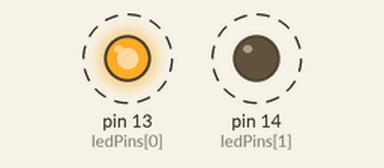
A sketch run on a simulated Arduino Uno, built with avr-gcc and run on an emulated ATmega328P. On the bench: output pins drawn as LEDs (lit = HIGH). Dashed ring = blinking.

Above: at 0.2 s.
Timing chart, 0 to 3.0 s (numbered marks = the images above):
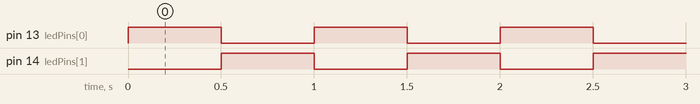

The sketch:

ledBlink.ino
```cpp
int ledPins[2] = { 13, 14 };

void setup() {
  // put your setup code here, to run once:

  for (int i = 0; i < 2; i++) {
  pinMode(ledPins[i], OUTPUT);
  }
}

void loop() {
  // put your main code here, to run repeatedly:

  for (int i = 0; i < 2; i++) {
    digitalWrite(ledPins[i], HIGH);
    delay(500);
    digitalWrite(ledPins[i], LOW);
  }
}
```

Measured:
- by itself, pin 13 (ledPins[0]), pin 14 (ledPins[1]): alternates HIGH for 0.50 s and LOW for 0.50 s
- by itself, everything shown: repeats every 1.0 s, in 3 steps
